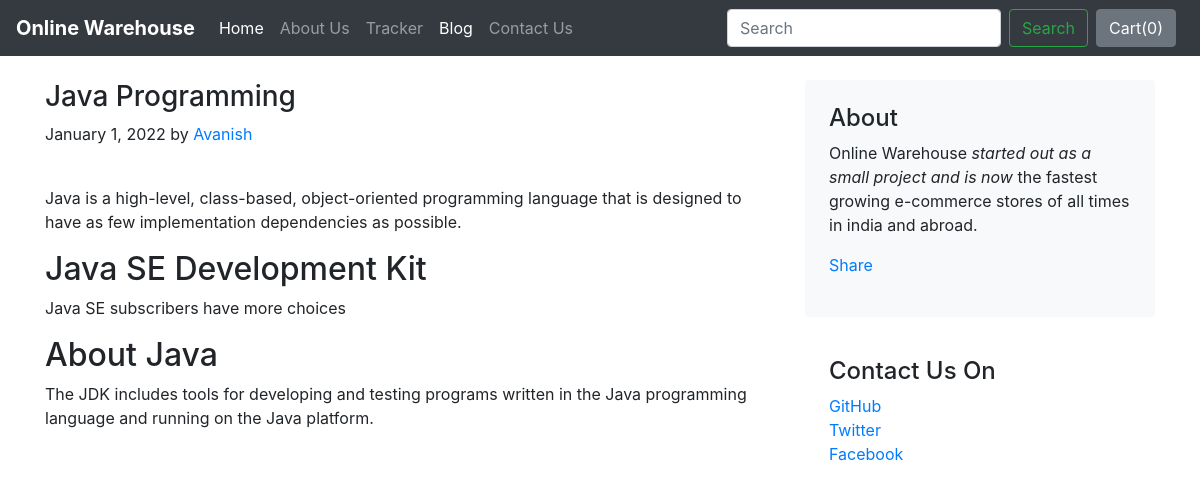
The app's page /blog/blogpost/3 with its own data.
### blog/models.py (models this page shows, shortened)
class Blogpost(models.Model):
    post_id = models.AutoField(primary_key=True)
    title = models.CharField(max_length=50)
    head0 = models.CharField(max_length=500,default="")
    chead0 = models.CharField(max_length=5000,default="")
    head1 = models.CharField(max_length=500,default="")
    chead1 = models.CharField(max_length=5000,default="")
    head2 = models.CharField(max_length=500,default="")
    chead2 = models.CharField(max_length=5000,default="")
    pub_date = models.DateField()
    thumbnail = models.ImageField(upload_to='shop/images',default="")

### blog/views.py (the view)
# urls.py: path("blogpost/<int:id>", views.blogpost, name = "blogPost"),
def blogpost(request,id):
    post = Blogpost.objects.filter(post_id = id)[0]
    return render(request, 'blog/blogpost.html',{'post':post})

### blog/templates/blog/blogpost.html (shortened to what this page needs)
{% extends 'blog/basic.html' %}
{% block body %}
<div class="container">
    <div class="row mt-4">
        <div class="col-md-8 blog-main">
            <h3 class="font-bold">
                {{post.title}}
            </h3>
            <div class="blog-post">
                <p class="blog-post-meta">January 1, 2022 by<a href="#"> Avanish</a></p>
                <div class="fb-like" data-href="http://127.0.0.1:8000/blog/blogpost/{{post.post_id}}" data-layout="standard" data-action="like" data-size="large" data-show-faces="false" data-share="true"></div><br>
                <p>{{post.chead0}}</p>
                <h2>{{post.head1}}</h2>
                <p>{{post.chead1}}</p>
                <h2>{{post.head2}}</h2>
                <p>{{post.chead2}}</p>
            </div>
        </div>
        <aside class="col-md-4 blog-sidebar">
            <div class="p-4 mb-3 bg-light rounded">
                <h4 class="font-bold">About</h4>
                <p class="mb-0">Online Warehouse <em>started out as a small project and is now</em> the fastest growing e-commerce stores of all times in india and abroad.</p>
                <div class="my-3 fb-share-button" data-href="http://127.0.0.1:8000/blog/blogpost/{{post.post_id}}" data-layout="button_count" data-size="large"><a target="_blank" href="https://www.facebook.com/sharer/sharer.php?u=http%3A%2F%2F127.0.0.1%3A8000%2Fblog%2Fblogpost%2F4&src=sdkpreparse" class="fb-xfbml-parse-ignore">Share</a></div>
            </div>
            <div class="p-4">
                <h4 class="font-bold">Contact Us On</h4>
                <ol class="list-unstyled">
                    <li><a href="#">GitHub</a></li>
                    <li><a href="#">Twitter</a></li>
                    <li><a href="#">Facebook</a></li>
                </ol>
            </div>
        </aside>
    </div>
</div>
{% endblock %}

### records on screen
Blogpost: title "Java Programming", chead0 "Java is a high-level, class-based, object-oriented programming language that is designed to have as few implementation dependencies as possible.", head1 "Java SE Development Kit", chead1 "Java SE subscribers have more choices", head2 "About Java", chead2 "The JDK includes tools for developing and testing programs written in the Java programming language and running on the Java platform."
